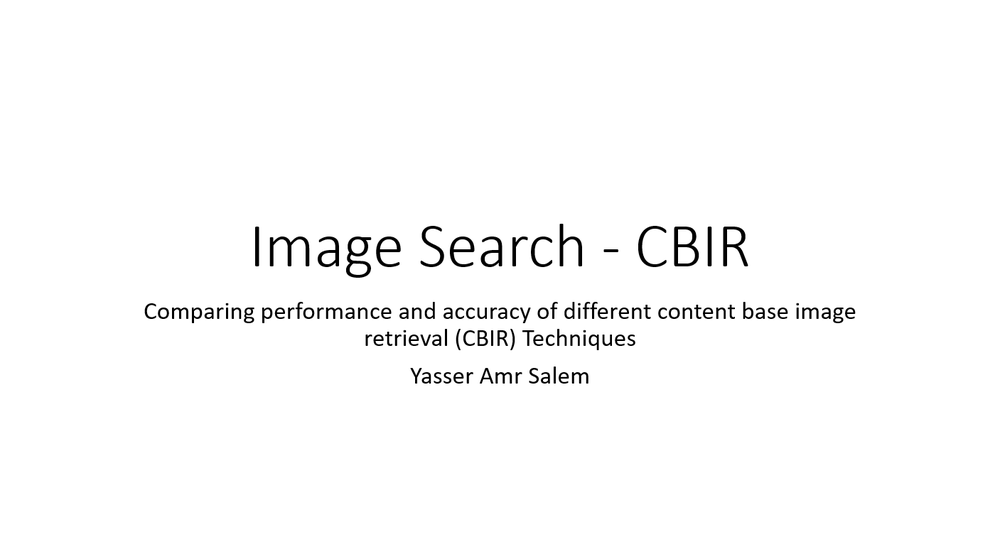
#> input picture title.png, 1000 x 559 px, shrunk from 1407 x 787 before the run, given as the content of the folder dtd-r1.0.1/dtd/images, which was not available
$ jupyter execute --allow-errors LBP.ipynb
#> lines starting #> are read from the running program, lines starting #| are printed output that depends on the picture; long printed decimals are rounded; pictures that were not available may be replaced by others from this repository, and a replacement may not be noted
[cell 1]
from skimage import feature
import numpy as np
import cv2
def compute_lbp(image, radius=1, n_points=8, eps=1e-7):
    # Check if the image is grayscale. If not, convert it to grayscale.
    if len(image.shape) > 2:
        image = cv2.cvtColor(image, cv2.COLOR_BGR2GRAY)

    # Compute the Local Binary Pattern representation of the image
    lbp = feature.local_binary_pattern(image, n_points, radius, method="uniform")

    # Build the histogram of patterns
    (hist, _) = np.histogram(lbp.ravel(),
        bins=np.arange(0, n_points + 3),
        range=(0, n_points + 2))

    # Normalize the histogram
    hist = hist.astype("float")
    hist /= (hist.sum() + eps)

    return hist

[cell 2]
# Define the root directory where your "images" folder is located
root_directory = "dtd-r1.0.1/dtd/images"

# Create a list of all image file extensions you want to consider (e.g., '.jpg', '.png')
image_extensions = ['.jpg', '.png', '.jpeg']

[cell 3]
lbp_fetures = []

[cell 4]
import os
from PIL import Image
for folder_name, subfolders, filenames in os.walk(root_directory):
    for filename in filenames:
        # Check if the file is an image (you can add more image file extensions as needed).
        if filename.lower().endswith(('.png', '.jpg', '.jpeg', '.gif', '.bmp')):
            # Construct the full path to the image.
            image_path = os.path.join(folder_name, filename)

            # Open the image using PIL.
            image = Image.open(image_path)
#> image is the input picture: PIL image 1000x559 RGBA; mean R, G, B, A 250.8, 250.8, 250.8, 255

            image_array = np.array(image)

            # Apply the get_vector() function to the image.
            processed_image = compute_lbp(image_array)
#> in compute_lbp, `lbp = feature.local_binary_pattern(image, n_points, radius, method="un..`:
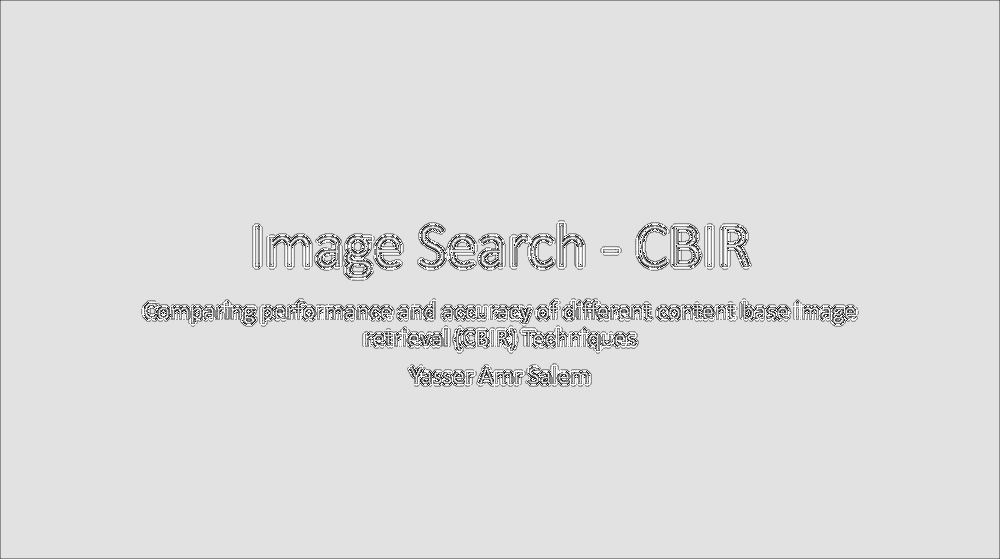
#> lbp: shape (559, 1000) float64; min 0, max 9, mean 7.86; drawn with min black and max white
#> in compute_lbp, `(hist, _) = np.histogram(lbp.ravel(), bins=np.arange(0, n_points + 3),..`: hist = [697, 1844, 196, 3059, 3721, 10860, 394, 3975, 527505, 6749]
#> in compute_lbp, `hist /= (hist.sum() + eps)`: hist = [0.00125, 0.0033, 0.000351, 0.00547, 0.00666, 0.0194, 0.000705, 0.00711, 0.944, 0.0121]
#> processed_image has the same summary as hist in compute_lbp

            vector_length = processed_image
#> vector_length has the same summary as hist in compute_lbp

            lbp_fetures.append((filename, processed_image))

[cell 5]
import csv
# Define the CSV file path to save the data.
csv_file_path = "lbp_fetures.csv"

# Save the image name and vector data to a CSV file.
with open(csv_file_path, 'w', newline='') as csvfile:
    csv_writer = csv.writer(csvfile)
    csv_writer.writerow(['ImageName', 'Vector'])  # Write header row

    for image_name, vector in lbp_fetures:
        csv_writer.writerow([image_name, ','.join(map(str, vector))])
#> this loop made 1 pass
#> image_name on pass 1: 'title.png'

[cell 6]
def euclidean(a, b):
    return np.linalg.norm(a - b)
def cosine(a, b):
    return np.dot(a, b) / (np.linalg.norm(a) * np.linalg.norm(b))

[cell 7]
def calculate_distances(image_name1, image_name2, csv_file_path="lbp_fetures.csv"):
#> called with image_name1 = 'banded_0002.jpg', image_name2 = 'banded_0004.jpg', csv_file_path = 'lbp_fetures.csv'
    vector1 = None
    vector2 = None

    # Read the CSV file to get the vectors for the given image names.
    with open(csv_file_path, 'r', newline='') as csvfile:
        csv_reader = csv.reader(csvfile)
        next(csv_reader)  # Skip the header row
        for row in csv_reader:
            if row[0] == image_name1:
                vector1 = np.array(list(map(float, row[1].split(','))))
            if row[0] == image_name2:
                vector2 = np.array(list(map(float, row[1].split(','))))

    if vector1 is None or vector2 is None:
        print("One or both of the images were not found in the CSV file.")
        return

    # Calculate Euclidean distance and cosine similarity between the vectors.
    euclidean_distance = euclidean(vector1, vector2)
    cosine_similarity = cosine(vector1, vector2)

    return euclidean_distance, cosine_similarity


val = calculate_distances("banded_0002.jpg","banded_0004.jpg")

#> (the rest of this cell did not finish here and is left out)

[cell 8]
# Define a function to search for the most similar images.
def search(query_image_path, csv_file_path, top_k=5):
    # Open the query image using PIL.
#> called with csv_file_path = 'lbp_fetures.csv', top_k = 5
    query_image = Image.open(query_image_path)
    query_image_array = np.array(query_image)

    # Apply the get_vector() function to the query image.
    query_vector = compute_lbp(query_image_array)
#> query_vector has the same summary as hist in compute_lbp

    # Read the CSV file to get image vectors.
    image_data_list = []
    with open(csv_file_path, 'r', newline='') as csvfile:
        csv_reader = csv.reader(csvfile)
        next(csv_reader)  # Skip the header row
        for row in csv_reader:
            image_name = row[0]
            vector = np.array(list(map(float, row[1].split(','))))
            image_data_list.append((image_name, vector))

    # Calculate cosine and Euclidean distances between the query vector and all other vectors.
    cosine_similarities = []
    euclidean_distances = []
    for image_name, vector in image_data_list:
        cosine_similarity = cosine(query_vector, vector)
        euclidean_distance = euclidean(query_vector , vector)
        cosine_similarities.append((image_name, cosine_similarity))
        euclidean_distances.append((image_name, euclidean_distance))
#> this loop made 1 pass
#> (cosine_similarity, euclidean_distance) on pass 1: (1, 0)
#> after the loop, cosine_similarities = [('title.png', 1)]; euclidean_distances = [('title.png', 0)]

    # Sort the images by similarity/distance in descending order.
    top_cosine_similar_images = sorted(cosine_similarities, key=lambda x: x[1], reverse=True)[:top_k]
#> top_cosine_similar_images = [('title.png', 1)]
    top_euclidean_similar_images = sorted(euclidean_distances, key=lambda x: x[1])[:top_k]
#> top_euclidean_similar_images = [('title.png', 0)]

    return top_cosine_similar_images, top_euclidean_similar_images, query_vector

[cell 9]
query_image_path = "dtd-r1.0.1/dtd/images/smeared/smeared_0027.jpg"
cosine_results, euclidean_results,query_vector  = search(query_image_path, 'lbp_fetures.csv', top_k=5)
#> cosine_results = [('title.png', 1)]; euclidean_results = [('title.png', 0)]; query_vector has the same summary as hist in compute_lbp


print("\nTop 5 Cosine Similar Images:")
for i, (image_name, similarity) in enumerate(cosine_results, 1):
    print(f"Top {i}: {image_name} (Similarity: {similarity:.4f})")
#> this loop made 1 pass
#> (i, image_name, similarity) on pass 1: (1, 'title.png', 1)
#| Top 1: title.png (Similarity: 1.0000)

print("\nTop 5 Euclidean Distance Images:")
for i, (image_name, distance) in enumerate(euclidean_results, 1):
    print(f"Top {i}: {image_name} (Euclidean Distance: {distance:.4f})")
#> this loop made 1 pass
#| Top 1: title.png (Euclidean Distance: 0.0000)

[cell 10]
import matplotlib.pyplot as plt
from PIL import Image

# Load the query image using PIL.
query_image = Image.open(query_image_path)
query_image_array = np.array(query_image)

# Visualize the query image
plt.figure(figsize=(7, 7))
plt.imshow(query_image_array)
plt.title('Query Image')
plt.axis('off')
plt.show()

[cell 11]
import re

from PIL import Image

top_k = 5

# Regular expression pattern to remove numbers, "jpg", and underscores
pattern = r'\d+|\.jpg|_'

fig, axes = plt.subplots(2, top_k, figsize=(15, 7))
fig.suptitle('Images Similarity (Euclidean Distance and Cosine Similarity)', fontsize=14)

# Plot the closest images based on Euclidean distance.
for i, (image_name, distance) in enumerate(euclidean_results[:top_k]):
    # Clean the image_name to remove numbers, "jpg," and underscores
    cleaned_file_path = re.sub(pattern, '', image_name)
#> cleaned_file_path = 'title.png'

    # Construct the full path to the image
    image_path = f'dtd-r1.0.1/dtd/images/{cleaned_file_path}/{image_name}'

    # Open and plot the image
    image = Image.open(image_path)
    axes[0, i].imshow(image)
    axes[0, i].set_title(f'Dist: {distance:.2f}\nImage: {image_name}')
    axes[0, i].axis('off')

# Plot the closest images based on Cosine similarity.
for i, (image_name, similarity) in enumerate(cosine_results[:top_k]):
    # Clean the image_name to remove numbers, "jpg," and underscores
    cleaned_file_path = re.sub(pattern, '', image_name)

    # Construct the full path to the image
    image_path = f'dtd-r1.0.1/dtd/images/{cleaned_file_path}/{image_name}'

    # Open and plot the image
    image = Image.open(image_path)
    axes[1, i].imshow(image)
    axes[1, i].set_title(f'Similarity: {similarity:}\nImage: {image_name}')
    axes[1, i].axis('off')

plt.show()
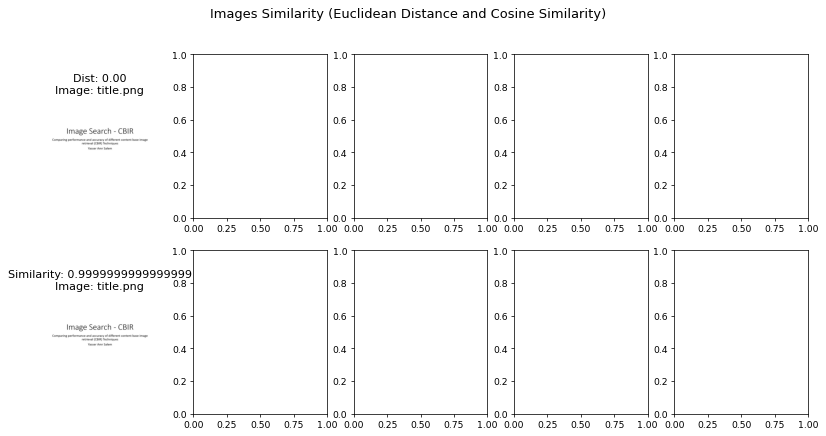
#> figure drawn by matplotlib, 2 panels

[cell 12]
import csv
import time
import re

import csv
import time
import re

pattern = r'\d+|\.jpg|_'

def calculate_precision_at_k(true_image, top_k_results):
    pattern = r'\d+|\.jpg|_'
    total = 0

    for result in top_k_results:
        filename, _ = result
        filename = re.sub(pattern, '', filename)
        if filename == true_image:
            print("true")
            # print(true_image)
            # print(filename)
            total += 1


        else:
            print("false")
            # print(true_image)
            # print(filename)

        return total


def calculate_precision_at_1(true_image, top_k_results):
    pattern = r'\d+|\.jpg|_'

    if top_k_results:
        filename, _ = top_k_results[0]
        filename = re.sub(pattern, '', filename)
        if filename == true_image:
            return 1.0
        else:
            return 0.0


def calculate_average_precision_at_k(csv_file_path, top_k):
    with open(csv_file_path, 'r') as csvfile:
        csv_reader = csv.reader(csvfile)
        next(csv_reader)  # Skip the header row
        total_precision_at_k = 0
        total_retrieval_time = 0
        total_precision_at_1 = 0
        total_images = 0
        top_k = 10

        for row in csv_reader:
            image_name, _ = row[0], row[1]
            cleaned_file_path = re.sub(pattern, '', image_name)
            print(image_name)
            image_path = f'dtd-r1.0.1/dtd/images/{cleaned_file_path}/{image_name}'
            query_image_path = image_path
            #print(query_image_path)
            start_time = time.time()
            top_cosine_similar_images, _, _ = search(query_image_path, csv_file_path, top_k)
#> the loop in search (call 2), `for image_name, vector in image_data_list:` made 1 pass
#> top_cosine_similar_images = [('title.png', 1)]
            retrieval_time = time.time() - start_time
            precision_at_k = calculate_precision_at_k(cleaned_file_path, top_cosine_similar_images)
#> the loop in calculate_precision_at_k, `for result in top_k_results:` made 1 pass
#| true
#> after the loop in calculate_precision_at_k, `for result in top_k_results:`: total = 1
#> precision_at_k = 1
            precision_at_1 = calculate_precision_at_1(cleaned_file_path, top_cosine_similar_images)
#> in calculate_precision_at_1, `filename, _ = top_k_results[0]`: filename = 'title.png'
#> precision_at_1 = 1

            total_precision_at_k += precision_at_k
#> total_precision_at_k = 1
            total_retrieval_time += retrieval_time
            total_precision_at_1 += precision_at_1
#> total_precision_at_1 = 1
            total_images += 1

    average_precision_at_k = total_precision_at_k / total_images
#> average_precision_at_k = 1
    average_retrieval_time = total_retrieval_time / total_images
    average_1 = total_precision_at_1/ total_images
#> average_1 = 1
    print("total_images: ", total_images)
    print("total_precision_at_k: ", total_precision_at_k)
#| total_precision_at_k:  1
    print("total_retrieval_time: ",total_retrieval_time)

    return average_precision_at_k, average_retrieval_time, average_1

csv_file_path = 'lbp_fetures.csv'
top_k = 10  # You can change this value as needed

average_precision_at_10, average_retrieval_time, total_precision_at_1 = calculate_average_precision_at_k(csv_file_path, top_k)
#> average_precision_at_10 = 1; average_retrieval_time = 0.088; total_precision_at_1 = 1

print(f'Average Precision at {top_k}: {average_precision_at_10}')
#| Average Precision at 10: 1.0
print(f'Average Retrieval Time: {average_retrieval_time} seconds')
#| Average Retrieval Time: 0.08804 seconds
print(f'Average Precision at 1: {total_precision_at_1}')
#| Average Precision at 1: 1.0

[cell 13]
import csv
import time
import re
import numpy as np
import matplotlib.pyplot as plt

# Define the pattern and functions for precision calculation as shown in your code

def calculate_precision_recall_curve(csv_file_path, thresholds, precisions, recalls):
    for threshold in thresholds:
        with open(csv_file_path, 'r') as csvfile:
            csv_reader = csv.reader(csvfile)
            next(csv_reader)  # Skip the header row
            total_precision_at_k = 0
            total_images = 0

            for row in csv_reader:
                image_name, _ = row[0], row[1]
                cleaned_file_path = re.sub(pattern, '', image_name)
                image_path = f'dtd-r1.0.1/dtd/images/{cleaned_file_path}/{image_name}'
                query_image_path = image_path
                top_cosine_similar_images, _, _ = search(query_image_path, csv_file_path, top_k)
#> top_cosine_similar_images = [('title.png', 1)]
                precision_at_k = calculate_precision_at_k(cleaned_file_path, top_cosine_similar_images)
#> after the loop in calculate_precision_at_k, `for result in top_k_results:`: total = 1
#> precision_at_k = 1
                total_precision_at_k += precision_at_k
#> total_precision_at_k = 1
                total_images += 1

        average_precision_at_k = total_precision_at_k / total_images
#> average_precision_at_k = 1
        precisions.append(average_precision_at_k)
        recalls.append(total_images)

    return precisions, recalls

# Function to plot the Precision-Recall curve
def plot_precision_recall_curve(precisions, recalls):
    plt.plot(recalls, precisions, marker='.')
    plt.title('Precision-Recall Curve')
    plt.xlabel('Recall')
    plt.ylabel('Precision')
    plt.grid()
    plt.show()
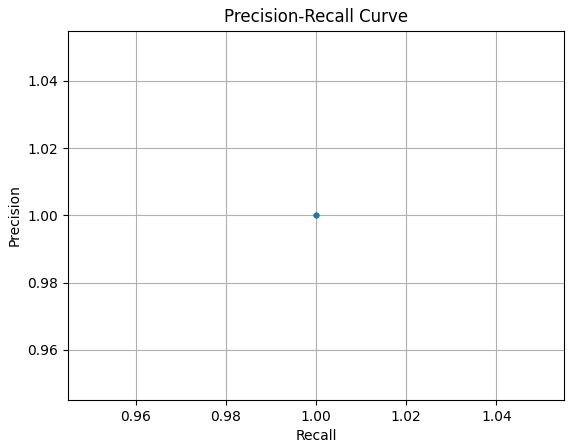
#> figure drawn by matplotlib, 1 panel

# Define your CSV file path, thresholds, precisions, and recalls
csv_file_path = 'lbp_fetures.csv'
thresholds = [0.1, 0.2, 0.3, 0.4, 0.5]  # Define the thresholds you want to use
precisions = []
recalls = []

precisions, recalls = calculate_precision_recall_curve(csv_file_path, thresholds, precisions, recalls)
plot_precision_recall_curve(precisions, recalls)
